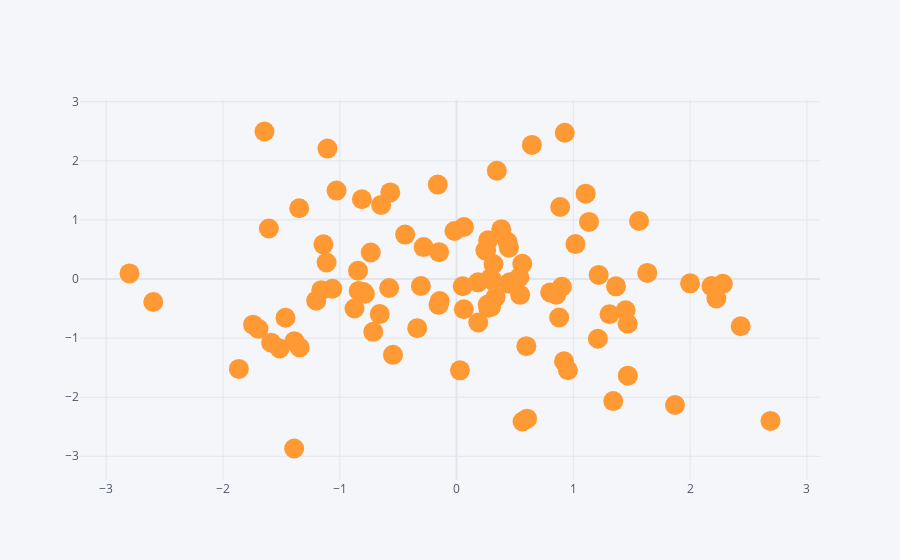

Notebook cell for this chart:
### Code cell
## Now, lets use iplot to create other types of plots: 

## Ex.1 Scatterplot

df.iplot(kind = 'scatter', x = 'A', y = 'B', mode = 'markers', size = 20) 
                                             ## plotly is going to try and create a line by default 
                                             ## We can pass the parameter mode = 'markers' to avoid this
                                             ## Use the size parameter to obtain larger markers

### Figure 1 — Plotly figure (JSON) as saved in the notebook; plotly's stock layout.template omitted (floating-point values rounded to 4 significant figures)
{"data": [{"line": {"color": "rgba(255, 153, 51, 1.0)", "dash": "solid", "shape": "linear", "width": 1.3}, "marker": {"size": 20, "symbol": "circle"}, "mode": "markers", "name": "B", "text": "", "type": "scatter", "x": [0.2677, 0.0294, 1.633, -0.154, -0.1441, -1.645, -0.1495, 0.3339, -2.597, 0.3166, 0.8787, -1.343, -0.7848, -0.8379, -0.1607, 0.538, 0.8018, 2.225, 0.06313, -0.282, 0.4562, 0.954, -0.5772, 0.2534, -1.864, 0.2469, -1.515, 0.8539, 0.05306, -1.106, -0.8107, 2.0, -1.696, 0.2704, 0.3449, 2.433, 1.018, -1.064, -0.4404, -1.202, -0.7349, 0.2912, 1.106, -1.347, 1.366, 1.467, 1.134, -0.7972, -0.8438, -0.6579, -2.801, -1.465, 0.1858, 0.2717, -1.388, 0.5652, 1.871, -0.01804, 0.5446, 1.31, 0.9269, 1.217, 0.5978, 1.466, -0.7133, -1.607, -1.158, -0.5675, 0.184, 1.563, -0.6459, 0.6452, -1.14, 0.9202, 0.5629, 0.06223, 0.383, -1.743, 2.689, -1.587, 1.21, 0.4484, 0.307, -0.3057, 0.4365, -0.3367, -0.8743, 0.9018, 0.4495, -1.113, 0.8875, -1.028, 2.183, 1.342, -0.5444, -1.391, 0.6038, 1.448, 2.28, 0.2948], "y": [-0.4325, -1.546, 0.1027, -0.4368, -0.3725, 2.496, 0.4543, -0.3065, -0.3898, 0.2533, -0.6519, -1.16, -0.2503, -0.2015, 1.598, 0.0294, -0.227, -0.3301, 0.8804, 0.5405, -0.05656, -1.543, -0.1517, 0.4885, -1.522, 0.4825, -1.174, -0.2661, -0.1209, 2.207, 1.349, -0.07361, -0.8429, 0.6542, 1.833, -0.8, 0.5913, -0.1649, 0.7514, -0.3664, 0.448, 0.01653, 1.444, 1.198, -0.1242, -1.635, 0.9659, -0.2216, 0.1391, -0.5933, 0.09518, -0.6565, -0.7363, -0.4869, -1.052, -2.412, -2.131, 0.8116, -0.2685, -0.5964, 2.474, 0.06912, -1.137, -0.7563, -0.8945, 0.8551, -0.1883, 1.466, -0.05648, 0.9822, 1.254, 2.269, 0.5868, -1.392, 0.2581, -0.5127, 0.8421, -0.7732, -2.402, -1.077, -1.012, 0.5303, -0.02357, -0.1181, 0.6297, -0.8321, -0.4996, -0.1303, -0.08147, 0.2783, 1.218, 1.496, -0.12, -2.066, -1.284, -2.868, -2.364, -0.5279, -0.08225, -0.4713]}], "layout": {"legend": {"bgcolor": "#F5F6F9", "font": {"color": "#4D5663"}}, "paper_bgcolor": "#F5F6F9", "plot_bgcolor": "#F5F6F9", "title": {"font": {"color": "#4D5663"}}, "xaxis": {"gridcolor": "#E1E5ED", "showgrid": true, "tickfont": {"color": "#4D5663"}, "title": {"font": {"color": "#4D5663"}, "text": ""}, "zerolinecolor": "#E1E5ED"}, "yaxis": {"gridcolor": "#E1E5ED", "showgrid": true, "tickfont": {"color": "#4D5663"}, "title": {"font": {"color": "#4D5663"}, "text": ""}, "zerolinecolor": "#E1E5ED"}}}
